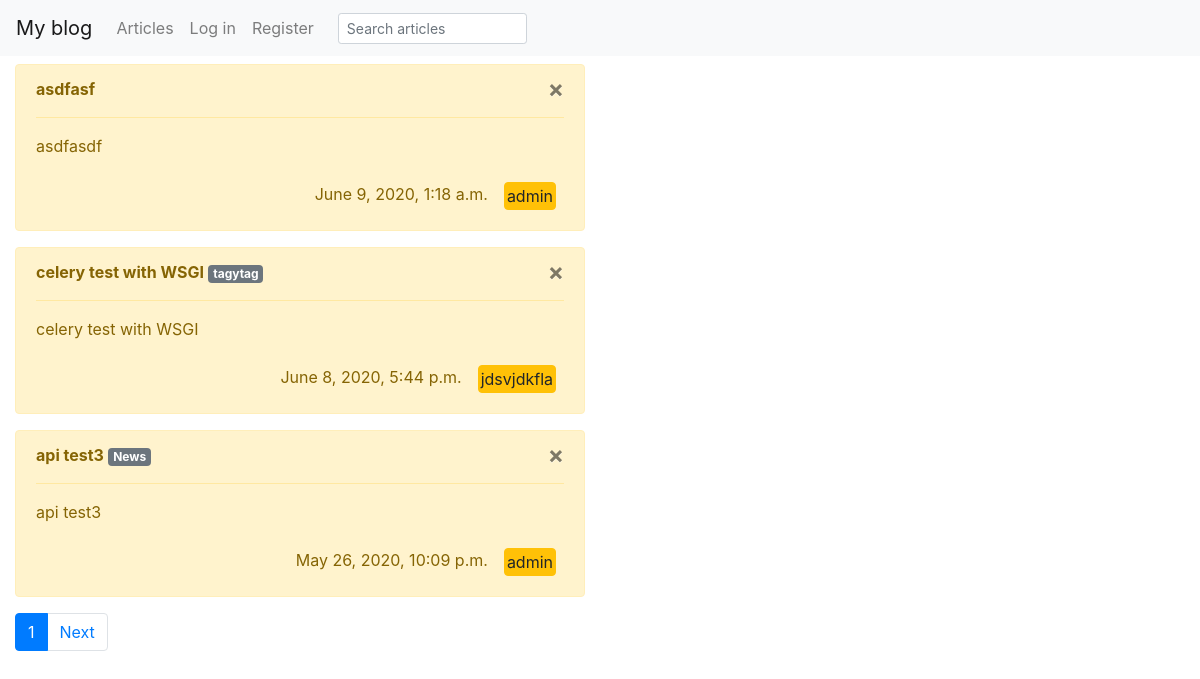
The app's page /articles/ with its own data.
### posts/models.py (models this page shows, shortened)
class Article(models.Model):
    title = models.CharField(max_length=100)
    content = models.TextField()
    author = models.ForeignKey(User, on_delete=models.CASCADE, related_name='author')
    post_date = models.DateTimeField(auto_now_add=True)
    tags = models.ManyToManyField(Tag, related_name='articles')
    class Meta:
        ordering = ['-post_date']
    def get_absolute_url(self):
        return reverse('posts:user-articles', kwargs={
                       'author': self.author})

class Tag(models.Model):
    name = models.CharField(max_length=60, unique=True)
    def __str__(self):
        return self.name

### posts/views.py (the view)
# urls.py: path('', ArticleList.as_view(), name='articles'),
class ArticleList(ListView):
    model = Article
    def get_context_data(self, **kwargs):
        context = super().get_context_data(**kwargs)
        context['title'] = 'Articles'
        return context
    paginate_by = 3

### templates/posts/article_list.html (shortened to what this page needs)
{% extends "home.html" %}
{% block content %}
    {% for obj in object_list  %}
      <div class="col-sm-6 col-md-6">
            <div class="alert alert-warning">
                <button type="button" class="close" data-dismiss="alert" aria-hidden="true">
                    ×</button>
                 <strong>{{ obj.title }}</strong>
                {% if obj.tags %}
                  {% for tag_item in obj.tags.all  %}
                    <a href="{% url 'posts:tag' tag=tag_item.name %}"><span class="badge badge-secondary">{{ tag_item }}</span></a>
                  {% endfor %}
                {% endif %}
                <hr class="message-inner-separator">
                <p>{{ obj.content }}</p>
                <div class='d-flex flex-row-reverse'>
                <div class="p-2">
                  <a href="{{obj.get_absolute_url}}" style="padding: 1px 2px" class="btn btn-xs btn-warning pull-right">
                        {{ obj.author }}
                  </a>
                </div>
                <div class="p-2"><span >{{ obj.post_date}}</span></div>
                </div>
            </div>
        </div>
    {% endfor %}
<nav aria-label="...">
  <ul class="pagination" style="margin-left: 15px">
    {% if  page_obj.has_other_pages %}
            <li class="page-item active">
      <a class="page-link" href="?page={{ page_obj.number}}">{{ page_obj.number }}<span class="sr-only">(current)</span></a>
    </li>
    {% endif %}
        {% if page_obj.has_next %}
    <li class="page-item">
      <a class="page-link" href="?page={{ page_obj.next_page_number }}">Next</a>
    </li>
    {% endif %}
  </ul>
</nav>
{% endblock %}

### records on screen
Article: title "asdfasf", content "asdfasdf", author "admin", post_date "June 9, 2020, 1:18 a.m."
Article: title "celery test with WSGI", content "celery test with WSGI", author "jdsvjdkfla", post_date "June 8, 2020, 5:44 p.m."
Tag: name "tagytag"
Article: title "api test3", content "api test3", author "admin", post_date "May 26, 2020, 10:09 p.m."
Tag: name "News"

### other values on screen
{{ page_obj.number }} "1"
